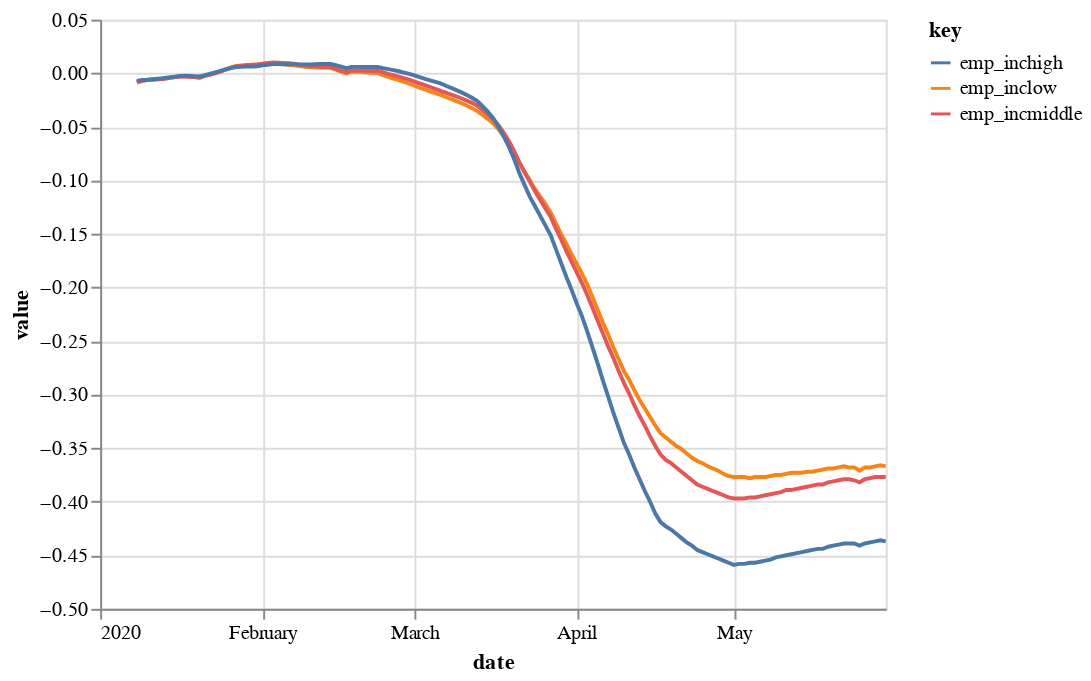

The code cell stored with this chart in its notebook:
### Code cell
alt.Chart(employment).mark_line().transform_fold(['emp_inclow', 'emp_incmiddle', 'emp_inchigh']).encode(
    x='date:T',
    y= 'value:Q',
    color= 'key:N'
)

### Figure 1 — Vega-Lite specification as saved in the notebook (floating-point values rounded to 4 significant figures; data arrays with more than 128 entries replaced by an {"elided": "..."} marker saying what was removed)
{"config": {"view": {"continuousWidth": 400, "continuousHeight": 300}}, "data": {"name": "data-cf9fced27ab0793c5ce324db488b9189"}, "mark": "line", "encoding": {"color": {"type": "nominal", "field": "key"}, "x": {"type": "temporal", "field": "date"}, "y": {"type": "quantitative", "field": "value"}}, "transform": [{"fold": ["emp_inclow", "emp_incmiddle", "emp_inchigh"]}], "$schema": "https://vega.github.io/schema/vega-lite/v4.8.1.json", "datasets": {"data-cf9fced27ab0793c5ce324db488b9189": {"elided": "151 records"}}}
